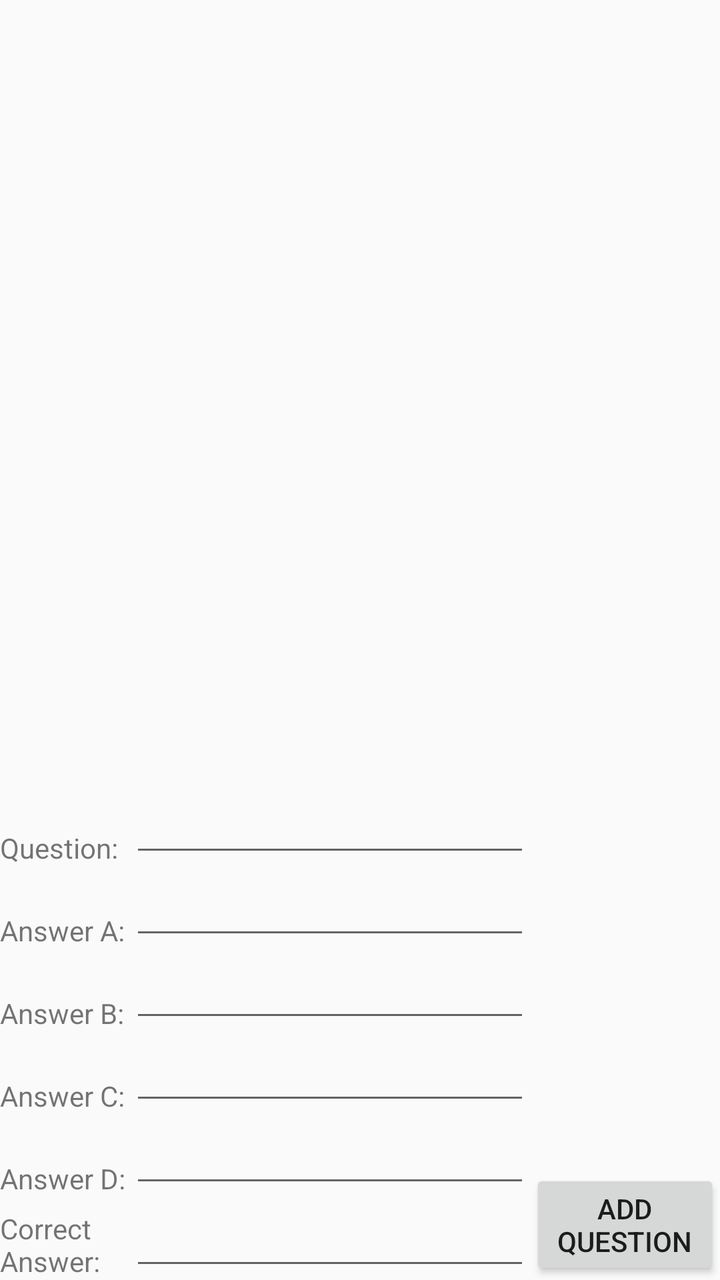
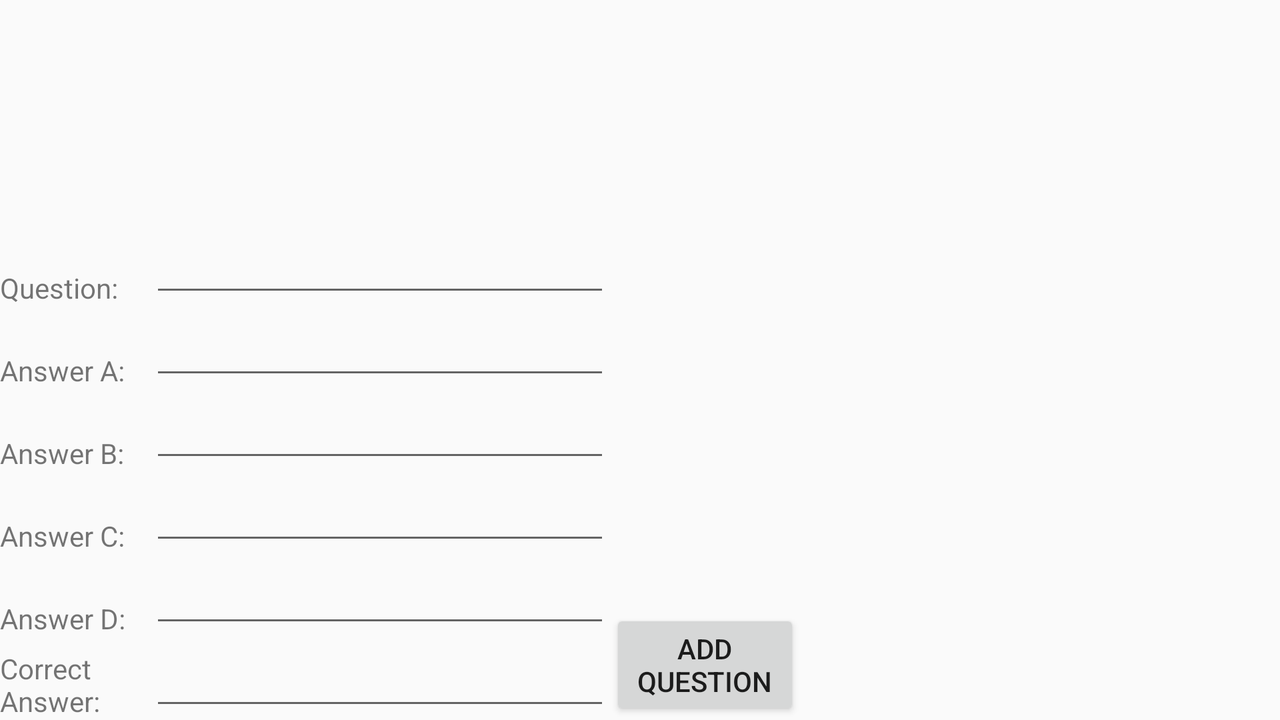

An Android layout and its configuration variant, each rendered on a device that would load it. The default file and the variant file are quoted in full after the pictures.
<!-- AndroidManifest.xml: application theme Theme.AppCompat.Light.NoActionBar -->
<!-- res/layout/activity_quiz_multi_choice_pool.xml -->
<?xml version="1.0" encoding="utf-8"?>
<RelativeLayout xmlns:android="http://schemas.android.com/apk/res/android"
    xmlns:tools="http://schemas.android.com/tools"
    android:orientation="vertical"
    android:layout_width="match_parent"
    android:layout_height="match_parent"
    tools:context="com.algonquin.finalgroupproject.QuizMultiChoicePool">

    <ListView
        android:id="@+id/listview_quizpool"
        android:layout_width="match_parent"
        android:layout_height="wrap_content"
        android:layout_alignParentTop="true"
        android:layout_alignParentStart="true"
        android:layout_alignParentEnd="true"
        android:layout_above="@+id/progressBar_Quiz" />

    <ProgressBar
        android:id="@+id/progressBar_Quiz"
        android:layout_width="match_parent"
        android:layout_height="wrap_content"
        android:visibility="invisible"
        android:layout_above="@+id/edittext_newQuiz"
        style="?android:attr/progressBarStyleHorizontal" />

    <TextView
        android:layout_width="wrap_content"
        android:layout_height="wrap_content"
        android:text="Question:"
        android:layout_alignParentStart="true"
        android:layout_above="@+id/edittext_A" />

    <EditText
        android:id="@+id/edittext_newQuiz"
        android:layout_width="200dp"
        android:layout_height="wrap_content"
        android:layout_above="@+id/edittext_A"
        android:layout_toLeftOf="@+id/button_addQuestion" />

    <TextView
        android:layout_width="wrap_content"
        android:layout_height="wrap_content"
        android:text="Answer A:"
        android:layout_alignParentStart="true"
        android:layout_above="@+id/edittext_B"/>

    <EditText
        android:id="@+id/edittext_A"
        android:layout_width="200dp"
        android:layout_height="wrap_content"
        android:layout_above="@+id/edittext_B"
        android:layout_toLeftOf="@+id/button_addQuestion" />

    <TextView
        android:layout_width="wrap_content"
        android:layout_height="wrap_content"
        android:text="Answer B:"
        android:layout_alignParentStart="true"
        android:layout_above="@+id/edittext_C"/>

    <EditText
        android:id="@+id/edittext_B"
        android:layout_width="200dp"
        android:layout_height="wrap_content"
        android:layout_above="@+id/edittext_C"
        android:layout_toLeftOf="@+id/button_addQuestion" />

    <TextView
        android:layout_width="wrap_content"
        android:layout_height="wrap_content"
        android:text="Answer C:"
        android:layout_alignParentStart="true"
        android:layout_above="@+id/edittext_D"/>

    <EditText
        android:id="@+id/edittext_C"
        android:layout_width="200dp"
        android:layout_height="wrap_content"
        android:layout_above="@+id/edittext_D"
        android:layout_toLeftOf="@+id/button_addQuestion" />

    <TextView
        android:layout_width="wrap_content"
        android:layout_height="wrap_content"
        android:text="Answer D:"
        android:layout_alignParentStart="true"
        android:layout_above="@+id/edittext_correct"/>

    <EditText
        android:id="@+id/edittext_D"
        android:layout_width="200dp"
        android:layout_height="wrap_content"
        android:layout_above="@+id/edittext_correct"
        android:layout_toLeftOf="@+id/button_addQuestion" />

    <TextView
        android:layout_width="wrap_content"
        android:layout_height="wrap_content"
        android:text="Correct \nAnswer:"
        android:layout_alignParentStart="true"
        android:layout_alignParentBottom="true"/>

    <EditText
        android:id="@+id/edittext_correct"
        android:layout_width="200dp"
        android:layout_height="wrap_content"
        android:layout_alignParentBottom="true"
        android:layout_toLeftOf="@+id/button_addQuestion" />

    <Button
        android:id="@+id/button_addQuestion"
        android:layout_width="95dp"
        android:layout_height="wrap_content"
        android:layout_alignParentEnd="true"
        android:layout_alignParentBottom="true"
        android:text="@string/button_addQuestion" />

</RelativeLayout>
<!-- resources referenced by this layout -->
<resources>
  <string name="button_addQuestion">Add Question</string>
</resources>
<!-- res/layout-land/activity_quiz_multi_choice_pool.xml (the repository's variant of the layout above) -->
<!-- drawn on the phone turned sideways -->
<?xml version="1.0" encoding="utf-8"?>
<RelativeLayout xmlns:android="http://schemas.android.com/apk/res/android"
    xmlns:tools="http://schemas.android.com/tools"
    android:layout_width="match_parent"
    android:layout_height="match_parent"
    tools:context="com.algonquin.finalgroupproject.QuizMultiChoicePool">

    <ListView
        android:id="@+id/listview_quizpool"
        android:layout_width="400dp"
        android:layout_height="wrap_content"
        android:layout_alignParentTop="true"
        android:layout_alignParentStart="true"
        android:layout_above="@+id/progressBar_Quiz" />

    <ProgressBar
        android:id="@+id/progressBar_Quiz"
        android:layout_width="400dp"
        android:layout_height="wrap_content"
        android:visibility="invisible"
        android:layout_above="@+id/edittext_newQuiz"
        style="?android:attr/progressBarStyleHorizontal" />

    <TextView
        android:layout_width="wrap_content"
        android:layout_height="wrap_content"
        android:text="Question:"
        android:layout_alignParentStart="true"
        android:layout_above="@+id/edittext_A" />

    <EditText
        android:id="@+id/edittext_newQuiz"
        android:layout_width="230dp"
        android:layout_height="wrap_content"
        android:layout_above="@+id/edittext_A"
        android:layout_toLeftOf="@+id/button_addQuestion" />

    <TextView
        android:layout_width="wrap_content"
        android:layout_height="wrap_content"
        android:text="Answer A:"
        android:layout_alignParentStart="true"
        android:layout_above="@+id/edittext_B"/>

    <EditText
        android:id="@+id/edittext_A"
        android:layout_width="230dp"
        android:layout_height="wrap_content"
        android:layout_above="@+id/edittext_B"
        android:layout_toLeftOf="@+id/button_addQuestion" />

    <TextView
        android:layout_width="wrap_content"
        android:layout_height="wrap_content"
        android:text="Answer B:"
        android:layout_alignParentStart="true"
        android:layout_above="@+id/edittext_C"/>

    <EditText
        android:id="@+id/edittext_B"
        android:layout_width="230dp"
        android:layout_height="wrap_content"
        android:layout_above="@+id/edittext_C"
        android:layout_toLeftOf="@+id/button_addQuestion" />

    <TextView
        android:layout_width="wrap_content"
        android:layout_height="wrap_content"
        android:text="Answer C:"
        android:layout_alignParentStart="true"
        android:layout_above="@+id/edittext_D"/>

    <EditText
        android:id="@+id/edittext_C"
        android:layout_width="230dp"
        android:layout_height="wrap_content"
        android:layout_above="@+id/edittext_D"
        android:layout_toLeftOf="@+id/button_addQuestion" />

    <TextView
        android:layout_width="wrap_content"
        android:layout_height="wrap_content"
        android:text="Answer D:"
        android:layout_alignParentStart="true"
        android:layout_above="@+id/edittext_correct"/>

    <EditText
        android:id="@+id/edittext_D"
        android:layout_width="230dp"
        android:layout_height="wrap_content"
        android:layout_above="@+id/edittext_correct"
        android:layout_toLeftOf="@+id/button_addQuestion" />

    <TextView
        android:layout_width="wrap_content"
        android:layout_height="wrap_content"
        android:text="Correct \nAnswer:"
        android:layout_alignParentStart="true"
        android:layout_alignParentBottom="true"/>

    <EditText
        android:id="@+id/edittext_correct"
        android:layout_width="230dp"
        android:layout_height="wrap_content"
        android:layout_alignParentBottom="true"
        android:layout_toLeftOf="@+id/button_addQuestion" />

    <Button
        android:id="@+id/button_addQuestion"
        android:layout_width="95dp"
        android:layout_height="wrap_content"
        android:layout_toLeftOf="@+id/tablet_framelayout"
        android:layout_alignEnd="@+id/listview_quizpool"
        android:layout_alignParentBottom="true"
        android:text="@string/button_addQuestion" />

    <FrameLayout
        android:id="@+id/tablet_framelayout"
        android:layout_width="match_parent"
        android:layout_height="wrap_content"
        android:layout_toEndOf="@+id/listview_quizpool"
        android:layout_alignParentEnd="true">
    </FrameLayout>

</RelativeLayout>
